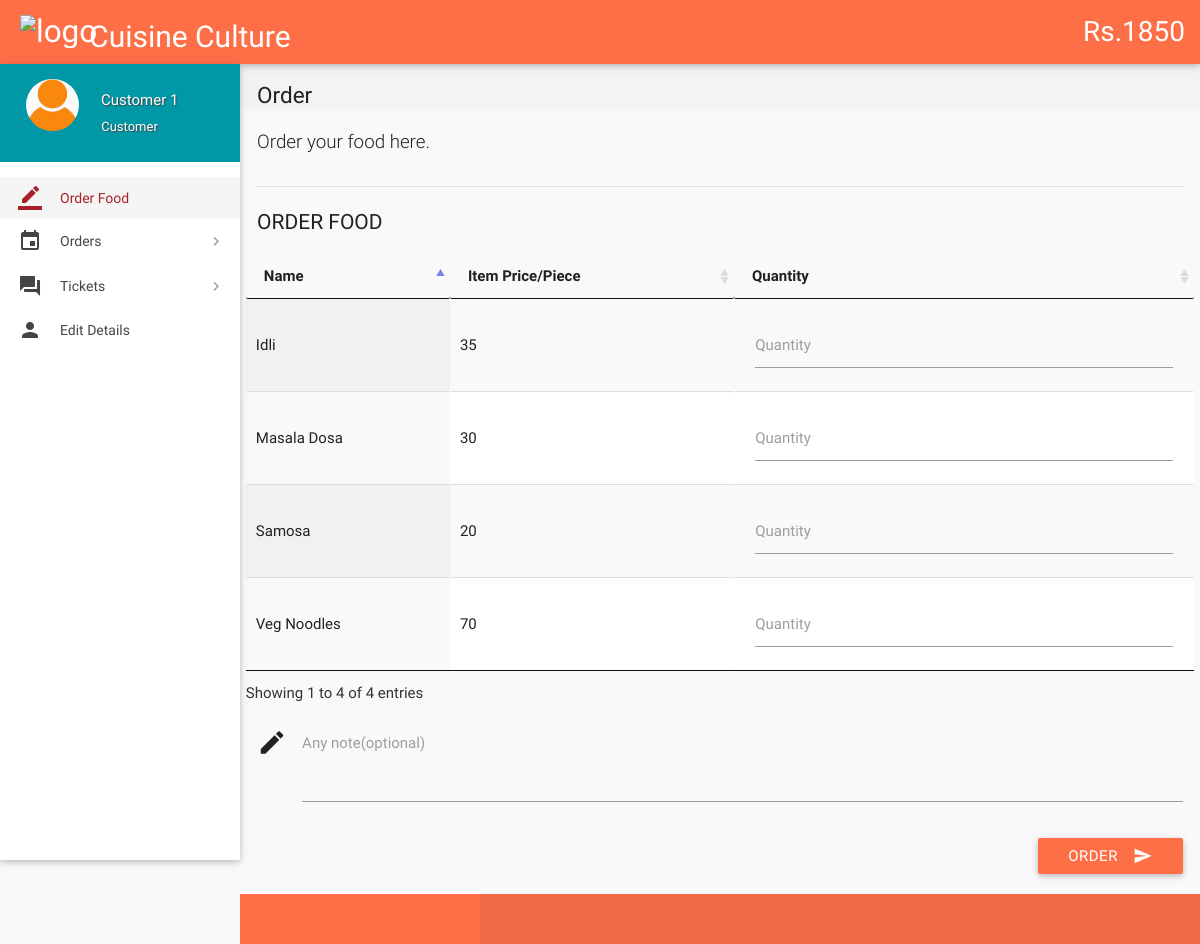
Page /index.php (signed in) on the committed database.
### tables this page shows
CREATE TABLE `wallet_details` (
  `id` int(11) NOT NULL,
  `wallet_id` int(11) NOT NULL,
  `number` varchar(16) NOT NULL,
  `cvv` int(3) NOT NULL,
  `balance` int(11) NOT NULL DEFAULT 2000
);

CREATE TABLE `items` (
  `id` int(11) NOT NULL,
  `name` varchar(20) NOT NULL,
  `price` int(11) NOT NULL,
  `deleted` tinyint(4) NOT NULL DEFAULT 0
);

### includes/wallet.php (called while the page is built)
<?php
$user_id=$_SESSION['user_id'];
$sql = mysqli_query($con, "SELECT * FROM wallet where customer_id = $user_id");
while($row1 = mysqli_fetch_array($sql)){
$wallet_id = $row1['id'];
}
$sql = mysqli_query($con, "SELECT * FROM wallet_details where wallet_id = $wallet_id");
while($row1 = mysqli_fetch_array($sql)){
$balance = $row1['balance'];
}
?>

### includes/connect.php (called while the page is built, shortened)
<?php
$name = $_SESSION['name'];
$role = $_SESSION['role'];
?>

### index.php (the view, shortened to what this page needs)
<?php
include 'includes/connect.php';
include 'includes/wallet.php';
	if($_SESSION['customer_sid']==session_id())
	{
		?>
<!DOCTYPE html>
<html lang="en">
<head>
  <link href="css/materialize.min.css" type="text/css" rel="stylesheet" media="screen,projection">
  <link href="css/style.min.css" type="text/css" rel="stylesheet" media="screen,projection">
  <link href="css/custom/custom.min.css" type="text/css" rel="stylesheet" media="screen,projection">
  <link href="js/plugins/perfect-scrollbar/perfect-scrollbar.css" type="text/css" rel="stylesheet" media="screen,projection">
  <link href="js/plugins/data-tables/css/jquery.dataTables.min.css" type="text/css" rel="stylesheet" media="screen,projection">
</head>
<body>
  <header id="header" class="page-topbar">
        <div class="navbar-fixed">
            <nav class="navbar-color"  style = "background-color : #ff6f47;">
                <div class="nav-wrapper">
                    <ul class="left">
                      <li><h1 class="logo-wrapper"><a href="index.php" class="brand-logo darken-1"><img src="https://image.flaticon.com/icons/png/512/45/45200.png" alt="logo" style="height:50px; width:65px;" ></a> <span class="logo-text">Logo</span></h1></li>
                    <h1>&nbsp&nbsp&nbsp&nbsp&nbsp&nbsp&nbsp&nbsp&nbsp&nbsp&nbsp&nbspCuisine Culture</h1>
                    </ul>
                    <ul class="right hide-on-med-and-down">
                        <li><a href="#" class="waves-effect waves-block waves-light" style = "font-size:28px;"><?php echo "Rs.".$balance;?></a>
                        </li>
                    </ul>
                </div>
            </nav>
        </div>
  </header>
  <div id="main">
    <div class="wrapper">
      <aside id="left-sidebar-nav" >
        <ul id="slide-out" class="side-nav fixed leftside-navigation" >
            <li class="user-details cyan darken-2">
            <div class="row">
                <div class="col col s4 m4 l4" >
                    <img src="images/avatar1.jpg" alt=""  class="circle responsive-img valign profile-image">
                </div>
                <div class="col col s8 m8 l8">
                    <a class="btn-flat dropdown-button waves-effect waves-light white-text profile-btn" href="#" data-activates="profile-dropdown"><?php echo $name;?> <i class="mdi-navigation-arrow-drop-down right"></i></a>
                    <p class="user-roal"><?php echo $role;?></p>
                </div>
            </div>
            </li>
            <li class="bold active"><a href="index.php" class="waves-effect waves-cyan"><i class="mdi-editor-border-color"></i> Order Food</a>
            </li>
                <li class="no-padding">
                    <ul class="collapsible collapsible-accordion">
                        <li class="bold"><a class="collapsible-header waves-effect waves-cyan"><i class="mdi-editor-insert-invitation"></i> Orders</a>
                        </li>
                    </ul>
                </li>
                <li class="no-padding">
                    <ul class="collapsible collapsible-accordion">
                        <li class="bold"><a class="collapsible-header waves-effect waves-cyan"><i class="mdi-action-question-answer"></i> Tickets</a>
                        </li>
                    </ul>
                </li>
            <li class="bold"><a href="details.php" class="waves-effect waves-cyan"><i class="mdi-social-person"></i> Edit Details</a>
            </li>
        </ul>
        </aside>
      <section id="content">
        <div id="breadcrumbs-wrapper">
          <div class="container">
            <div class="row">
              <div class="col s12 m12 l12">
                <h5 class="breadcrumbs-title">Order</h5>
              </div>
            </div>
          </div>
        </div>
        <div class="container">
          <p class="caption">Order your food here.</p>
          <div class="divider"></div>
		  <form class="formValidate" id="formValidate" method="post" action="place-order.php" novalidate="novalidate">
            <div class="row">
              <div class="col s12 m4 l3">
                <h4 class="header">Order Food</h4>
              </div>
              <div>
                  <table id="data-table-customer" class="responsive-table display" cellspacing="0">
                    <thead>
                      <tr>
                        <th>Name</th>
                        <th>Item Price/Piece</th>
                        <th>Quantity</th>
                      </tr>
                    </thead>
                    <tbody>
				<?php
				$result = mysqli_query($con, "SELECT * FROM items where not deleted;");
				while($row = mysqli_fetch_array($result))
				{
					echo '<tr><td>'.$row["name"].'</td><td>'.$row["price"].'</td>';
					echo '<td><div class="input-field col s12"><label for='.$row["id"].' class="">Quantity</label>';
					echo '<input id="'.$row["id"].'" name="'.$row['id'].'" type="text" data-error=".errorTxt'.$row["id"].'"><div class="errorTxt'.$row["id"].'"></div></td></tr>';
				}
				?>
                    </tbody>
</table>
              </div>
			  <div class="input-field col s12">
              <i class="mdi-editor-mode-edit prefix"></i>
              <textarea id="description" name="description" class="materialize-textarea"></textarea>
              <label for="description" class="">Any note(optional)</label>
			  </div>
			  <div>
			  <div class="input-field col s12">
                              <button class="btn right" type="submit"  style="  background: #ff6f47;" name="action">Order
                                <i class="mdi-content-send right"></i>
                              </button>
                            </div>
            </div>
			</form>
          </div>
        </div>
  </div>
  <footer class="page-footer"  style = "background-color : #ff6f47;">
    <div class="footer-copyright">
    </div>
  </footer>
</body>
</html>
<?php
	}
?>

### rows in the picture
wallet_details: balance "1850"
items: name "Masala Dosa", price "30"
items: name "Idli", price "35"
items: name "Veg Noodles", price "70"
items: name "Samosa", price "20"

### other values in the picture
$name "Customer 1"
$role "Customer"
